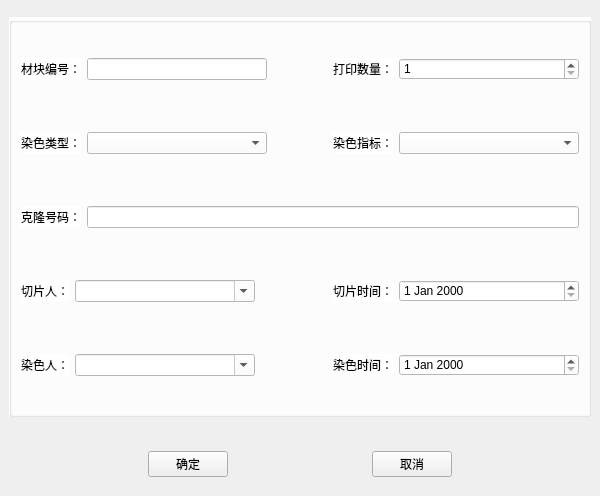
<?xml version="1.0" encoding="UTF-8"?>
<ui version="4.0">
 <class>newimmuneslice</class>
 <widget class="QMainWindow" name="newimmuneslice">
  <property name="geometry">
   <rect>
    <x>0</x>
    <y>0</y>
    <width>600</width>
    <height>496</height>
   </rect>
  </property>
  <property name="minimumSize">
   <size>
    <width>600</width>
    <height>496</height>
   </size>
  </property>
  <property name="maximumSize">
   <size>
    <width>600</width>
    <height>496</height>
   </size>
  </property>
  <property name="windowTitle">
   <string>MainWindow</string>
  </property>
  <widget class="QWidget" name="centralwidget">
   <layout class="QVBoxLayout" name="verticalLayout_4">
    <item>
     <layout class="QVBoxLayout" name="verticalLayout_3">
      <item>
       <widget class="QGroupBox" name="groupBox">
        <property name="minimumSize">
         <size>
          <width>0</width>
          <height>400</height>
         </size>
        </property>
        <property name="maximumSize">
         <size>
          <width>16777215</width>
          <height>400</height>
         </size>
        </property>
        <property name="styleSheet">
         <string notr="true">background-color: rgb(255, 255, 255);</string>
        </property>
        <property name="title">
         <string/>
        </property>
        <layout class="QVBoxLayout" name="verticalLayout_2">
         <item>
          <layout class="QVBoxLayout" name="verticalLayout">
           <item>
            <layout class="QHBoxLayout" name="horizontalLayout">
             <item>
              <widget class="QLabel" name="label">
               <property name="text">
                <string>材块编号：</string>
               </property>
              </widget>
             </item>
             <item>
              <widget class="QLineEdit" name="lineEditCodeNumber">
               <property name="minimumSize">
                <size>
                 <width>180</width>
                 <height>0</height>
                </size>
               </property>
               <property name="maximumSize">
                <size>
                 <width>180</width>
                 <height>16777215</height>
                </size>
               </property>
              </widget>
             </item>
             <item>
              <spacer name="horizontalSpacer_2">
               <property name="orientation">
                <enum>Qt::Horizontal</enum>
               </property>
               <property name="sizeHint" stdset="0">
                <size>
                 <width>40</width>
                 <height>20</height>
                </size>
               </property>
              </spacer>
             </item>
             <item>
              <widget class="QLabel" name="label_2">
               <property name="text">
                <string>打印数量：</string>
               </property>
              </widget>
             </item>
             <item>
              <widget class="QSpinBox" name="spinBoxPrintNumber">
               <property name="minimumSize">
                <size>
                 <width>180</width>
                 <height>0</height>
                </size>
               </property>
               <property name="maximumSize">
                <size>
                 <width>180</width>
                 <height>16777215</height>
                </size>
               </property>
               <property name="minimum">
                <number>1</number>
               </property>
               <property name="maximum">
                <number>1000000000</number>
               </property>
              </widget>
             </item>
            </layout>
           </item>
           <item>
            <spacer name="horizontalSpacer_8">
             <property name="orientation">
              <enum>Qt::Horizontal</enum>
             </property>
             <property name="sizeHint" stdset="0">
              <size>
               <width>40</width>
               <height>20</height>
              </size>
             </property>
            </spacer>
           </item>
           <item>
            <layout class="QHBoxLayout" name="horizontalLayout_2">
             <item>
              <widget class="QLabel" name="label_3">
               <property name="text">
                <string>染色类型：</string>
               </property>
              </widget>
             </item>
             <item>
              <widget class="QComboBox" name="comboBoxColorType">
               <property name="minimumSize">
                <size>
                 <width>180</width>
                 <height>0</height>
                </size>
               </property>
               <property name="maximumSize">
                <size>
                 <width>180</width>
                 <height>16777215</height>
                </size>
               </property>
              </widget>
             </item>
             <item>
              <spacer name="horizontalSpacer">
               <property name="orientation">
                <enum>Qt::Horizontal</enum>
               </property>
               <property name="sizeHint" stdset="0">
                <size>
                 <width>40</width>
                 <height>20</height>
                </size>
               </property>
              </spacer>
             </item>
             <item>
              <widget class="QLabel" name="label_4">
               <property name="text">
                <string>染色指标：</string>
               </property>
              </widget>
             </item>
             <item>
              <widget class="QComboBox" name="comboBoxColorIndex">
               <property name="minimumSize">
                <size>
                 <width>180</width>
                 <height>0</height>
                </size>
               </property>
               <property name="maximumSize">
                <size>
                 <width>180</width>
                 <height>16777215</height>
                </size>
               </property>
              </widget>
             </item>
            </layout>
           </item>
           <item>
            <spacer name="horizontalSpacer_9">
             <property name="orientation">
              <enum>Qt::Horizontal</enum>
             </property>
             <property name="sizeHint" stdset="0">
              <size>
               <width>40</width>
               <height>20</height>
              </size>
             </property>
            </spacer>
           </item>
           <item>
            <layout class="QHBoxLayout" name="horizontalLayout_3">
             <item>
              <widget class="QLabel" name="label_5">
               <property name="text">
                <string>克隆号码：</string>
               </property>
              </widget>
             </item>
             <item>
              <widget class="QLineEdit" name="lineEditClone"/>
             </item>
            </layout>
           </item>
           <item>
            <spacer name="horizontalSpacer_10">
             <property name="orientation">
              <enum>Qt::Horizontal</enum>
             </property>
             <property name="sizeHint" stdset="0">
              <size>
               <width>40</width>
               <height>20</height>
              </size>
             </property>
            </spacer>
           </item>
           <item>
            <layout class="QHBoxLayout" name="horizontalLayout_4">
             <item>
              <widget class="QLabel" name="label_6">
               <property name="text">
                <string>切片人：</string>
               </property>
              </widget>
             </item>
             <item>
              <widget class="QComboBox" name="comboBoxQPPeople">
               <property name="minimumSize">
                <size>
                 <width>180</width>
                 <height>0</height>
                </size>
               </property>
               <property name="maximumSize">
                <size>
                 <width>180</width>
                 <height>16777215</height>
                </size>
               </property>
               <property name="editable">
                <bool>true</bool>
               </property>
              </widget>
             </item>
             <item>
              <spacer name="horizontalSpacer_3">
               <property name="orientation">
                <enum>Qt::Horizontal</enum>
               </property>
               <property name="sizeHint" stdset="0">
                <size>
                 <width>40</width>
                 <height>20</height>
                </size>
               </property>
              </spacer>
             </item>
             <item>
              <widget class="QLabel" name="label_7">
               <property name="text">
                <string>切片时间：</string>
               </property>
              </widget>
             </item>
             <item>
              <widget class="QDateEdit" name="dateEditQPTime">
               <property name="minimumSize">
                <size>
                 <width>180</width>
                 <height>0</height>
                </size>
               </property>
               <property name="maximumSize">
                <size>
                 <width>180</width>
                 <height>16777215</height>
                </size>
               </property>
              </widget>
             </item>
            </layout>
           </item>
           <item>
            <spacer name="horizontalSpacer_11">
             <property name="orientation">
              <enum>Qt::Horizontal</enum>
             </property>
             <property name="sizeHint" stdset="0">
              <size>
               <width>40</width>
               <height>20</height>
              </size>
             </property>
            </spacer>
           </item>
           <item>
            <layout class="QHBoxLayout" name="horizontalLayout_5">
             <item>
              <widget class="QLabel" name="label_9">
               <property name="text">
                <string>染色人：</string>
               </property>
              </widget>
             </item>
             <item>
              <widget class="QComboBox" name="comboBoxRSPeople">
               <property name="minimumSize">
                <size>
                 <width>180</width>
                 <height>0</height>
                </size>
               </property>
               <property name="maximumSize">
                <size>
                 <width>180</width>
                 <height>16777215</height>
                </size>
               </property>
               <property name="editable">
                <bool>true</bool>
               </property>
              </widget>
             </item>
             <item>
              <spacer name="horizontalSpacer_4">
               <property name="orientation">
                <enum>Qt::Horizontal</enum>
               </property>
               <property name="sizeHint" stdset="0">
                <size>
                 <width>40</width>
                 <height>20</height>
                </size>
               </property>
              </spacer>
             </item>
             <item>
              <widget class="QLabel" name="label_8">
               <property name="text">
                <string>染色时间：</string>
               </property>
              </widget>
             </item>
             <item>
              <widget class="QDateEdit" name="dateEditRSTime">
               <property name="minimumSize">
                <size>
                 <width>180</width>
                 <height>0</height>
                </size>
               </property>
               <property name="maximumSize">
                <size>
                 <width>180</width>
                 <height>16777215</height>
                </size>
               </property>
              </widget>
             </item>
            </layout>
           </item>
          </layout>
         </item>
        </layout>
       </widget>
      </item>
      <item>
       <spacer name="horizontalSpacer_5">
        <property name="orientation">
         <enum>Qt::Horizontal</enum>
        </property>
        <property name="sizeHint" stdset="0">
         <size>
          <width>40</width>
          <height>20</height>
         </size>
        </property>
       </spacer>
      </item>
      <item>
       <layout class="QHBoxLayout" name="horizontalLayout_6">
        <item>
         <spacer name="horizontalSpacer_12">
          <property name="orientation">
           <enum>Qt::Horizontal</enum>
          </property>
          <property name="sizeHint" stdset="0">
           <size>
            <width>40</width>
            <height>20</height>
           </size>
          </property>
         </spacer>
        </item>
        <item>
         <widget class="QPushButton" name="pushButtonOk">
          <property name="text">
           <string>确定</string>
          </property>
         </widget>
        </item>
        <item>
         <spacer name="horizontalSpacer_7">
          <property name="orientation">
           <enum>Qt::Horizontal</enum>
          </property>
          <property name="sizeHint" stdset="0">
           <size>
            <width>40</width>
            <height>20</height>
           </size>
          </property>
         </spacer>
        </item>
        <item>
         <widget class="QPushButton" name="pushButtonCancel">
          <property name="text">
           <string>取消</string>
          </property>
         </widget>
        </item>
        <item>
         <spacer name="horizontalSpacer_6">
          <property name="orientation">
           <enum>Qt::Horizontal</enum>
          </property>
          <property name="sizeHint" stdset="0">
           <size>
            <width>40</width>
            <height>20</height>
           </size>
          </property>
         </spacer>
        </item>
       </layout>
      </item>
     </layout>
    </item>
   </layout>
  </widget>
 </widget>
 <resources/>
 <connections/>
</ui>
